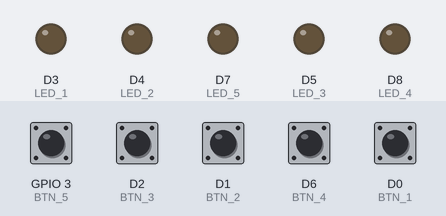
A sketch run on a simulated ESP8266 (NodeMCU). On the bench: output pins drawn as LEDs (lit = HIGH). Dashed ring = blinking. The test bench sets the inputs (shaded band); at power-on: D0 (BTN_1), D1 (BTN_2), D2 (BTN_3), D6 (BTN_4), GPIO 3 (BTN_5) HIGH.

Above: at 1.2 s.
1.3 s: GPIO 3 (BTN_5) pulled LOW for 0.15 s
At 1.4 s:
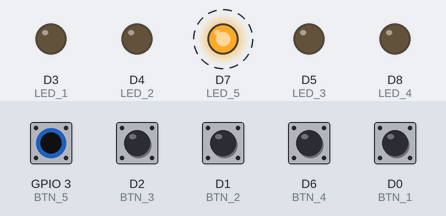
4.3 s: D2 (BTN_3) pulled LOW for 0.15 s
At 4.4 s:
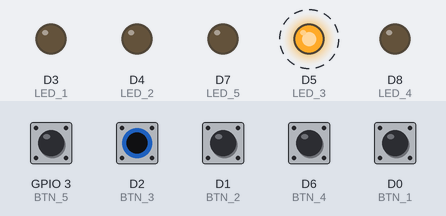
7.3 s: D1 (BTN_2) pulled LOW for 0.15 s
At 7.4 s:
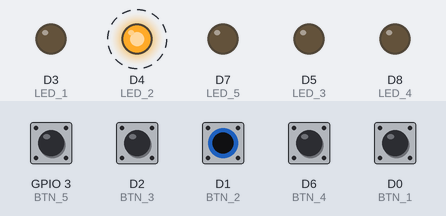
10.3 s: D6 (BTN_4) pulled LOW for 0.15 s
At 10.4 s:
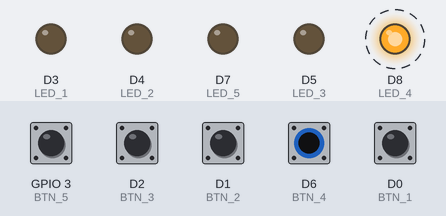
13.3 s: D0 (BTN_1) pulled LOW for 0.15 s
At 13.4 s:
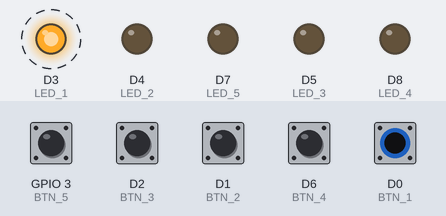
16.3 s: D0 (BTN_1) pulled LOW for 1 s
At 18.8 s:
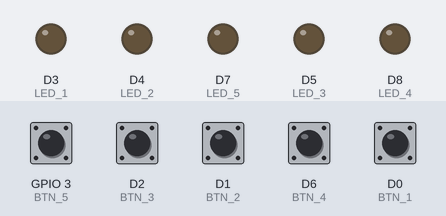
Timing chart, 0 to 20.3 s (numbered marks = the images above; inputs shaded):
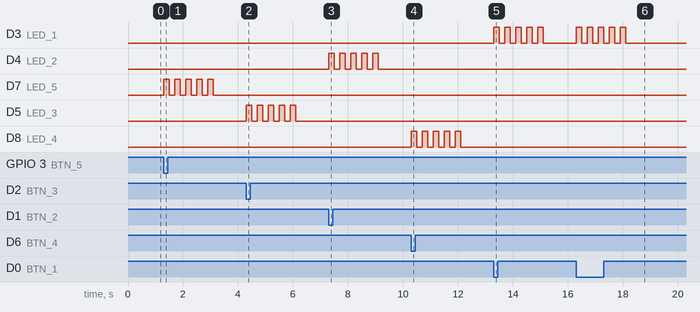

The sketch:

pathfinder_remix_svanik.ino
```cpp
const int BTN_1 = D0;
const int BTN_2 = D1;
const int BTN_3 = D2;
const int BTN_4 = D6;
const int BTN_5 = D9;

const int LED_1 = D3;
const int LED_2 = D4;
const int LED_3 = D5;
const int LED_4 = D8;
const int LED_5 = D7;

void setup() {
  pinMode(BTN_1, INPUT_PULLUP);
  pinMode(BTN_2, INPUT_PULLUP);
  pinMode(BTN_3, INPUT_PULLUP);
  pinMode(BTN_4, INPUT_PULLUP);
  pinMode(BTN_5, INPUT_PULLUP);

  pinMode(LED_1, OUTPUT);
  pinMode(LED_2, OUTPUT);
  pinMode(LED_3, OUTPUT);
  pinMode(LED_4, OUTPUT);
  pinMode(LED_5, OUTPUT);

  digitalWrite(LED_1, LOW);
  digitalWrite(LED_2, LOW);
  digitalWrite(LED_3, LOW);
  digitalWrite(LED_4, LOW);
  digitalWrite(LED_5, LOW);
}

void loop() {
  if (digitalRead(BTN_1) == LOW) {
    for (int i = 0; i < 5; i++) {
      digitalWrite(LED_1, HIGH);
      delay(200);
      digitalWrite(LED_1, LOW);
      delay(200);
    }
    while (digitalRead(BTN_1) == LOW);
  }

  if (digitalRead(BTN_2) == LOW) {
    for (int i = 0; i < 5; i++) {
      digitalWrite(LED_2, HIGH);
      delay(200);
      digitalWrite(LED_2, LOW);
      delay(200);
    }
    while (digitalRead(BTN_2) == LOW);
  }

  if (digitalRead(BTN_3) == LOW) {
    for (int i = 0; i < 5; i++) {
      digitalWrite(LED_3, HIGH);
      delay(200);
      digitalWrite(LED_3, LOW);
      delay(200);
    }
    while (digitalRead(BTN_3) == LOW);
  }

  if (digitalRead(BTN_4) == LOW) {
    for (int i = 0; i < 5; i++) {
      digitalWrite(LED_4, HIGH);
      delay(200);
      digitalWrite(LED_4, LOW);
      delay(200);
    }
    while (digitalRead(BTN_4) == LOW);
  }

  if (digitalRead(BTN_5) == LOW) {
    for (int i = 0; i < 5; i++) {
      digitalWrite(LED_5, HIGH);
      delay(200);
      digitalWrite(LED_5, LOW);
      delay(200);
    }
    while (digitalRead(BTN_5) == LOW);
  }
}
```

Measured:
- after the input at 1.3 s, D7 (LED_5): alternates HIGH for 0.20 s and LOW for 0.20 s, 10 changes in all, then stays LOW, starting at once
- after the input at 4.3 s, D5 (LED_3): alternates HIGH for 0.20 s and LOW for 0.20 s, 10 changes in all, then stays LOW, starting at once
- after the input at 7.3 s, D4 (LED_2): alternates HIGH for 0.20 s and LOW for 0.20 s, 10 changes in all, then stays LOW, starting at once
- after the input at 10.3 s, D8 (LED_4): alternates HIGH for 0.20 s and LOW for 0.20 s, 10 changes in all, then stays LOW, starting at once
- after the input at 13.3 s, D3 (LED_1): alternates HIGH for 0.20 s and LOW for 0.20 s, 10 changes in all, then stays LOW, starting at once
- after the input at 16.3 s, D3 (LED_1): alternates HIGH for 0.20 s and LOW for 0.20 s, 10 changes in all, then stays LOW, starting at once
